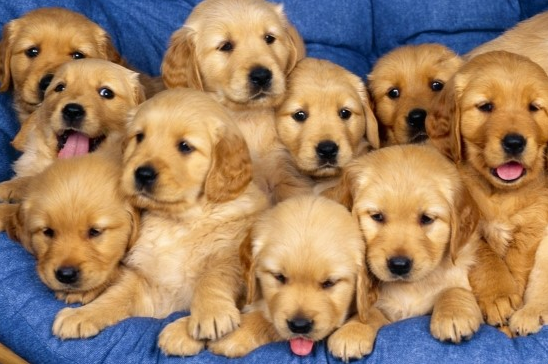
#> input picture images/dog.bmp, 548 x 364 px
$ python 4_imginfo.py
#> lines starting #> are read from the running program, lines starting #| are printed output that depends on the picture
import cv2
import numpy as np

img_gray = cv2.imread('./images/dog.bmp', cv2.IMREAD_GRAYSCALE)
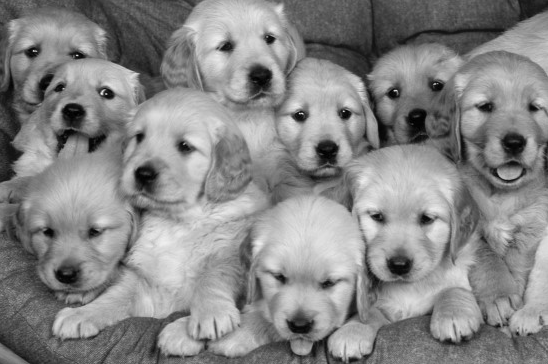
#> img_gray: shape (364, 548); min 0, max 243, mean 134.7
print('img_gray type: ', type(img_gray))
#| img_gray type:  <class 'numpy.ndarray'>
print('img_gray shape: ', img_gray.shape) # 세로, 가로
#| img_gray shape:  (364, 548)
print('img_gray dtype: ', img_gray.dtype)
#| img_gray dtype:  uint8

img_color = cv2.imread('./images/dog.bmp')
#> img_color is the input picture: shape (364, 548, 3); mean B, G, R 100.4, 128.9, 159
print('img_color type: ', type(img_color))
#| img_color type:  <class 'numpy.ndarray'>
print('img_color shape: ', img_color.shape) # 세로, 가로, 색상
#| img_color shape:  (364, 548, 3)
print('img_color dtype: ', img_color.dtype)
#| img_color dtype:  uint8

h, w = img_color.shape[:2]
#> h = 364; w = 548
print(f'이미지 사이즈: {w} * {h}')
#| 이미지 사이즈: 548 * 364
if len(img_color.shape) == 3:
    print('컬러 영상')
elif len(img_color.shape) == 2:
    print('그레이스케일 영상')
img1 = np.zeros((240, 320, 3), dtype=np.uint8)
img2 = np.empty((240, 320), dtype=np.uint8)
img3 = np.ones((240, 320), dtype=np.uint8) * 120
img4 = np.full((240, 320, 3), (255, 102, 255), dtype=np.uint8)

# for x in range(h):
#     for y in range(w):
#         img_color[x, y] = (255, 102, 255)

img1[:, :] = (255, 102, 255)
cv2.imshow('img_color', img_color)
cv2.imshow('img1', img1)
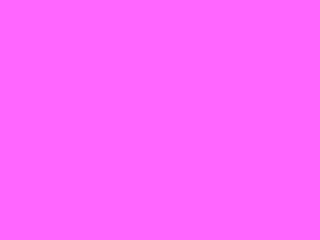
#> window 'img1': shape (240, 320, 3); mean B, G, R 255, 102, 255
cv2.imshow('img2', img2)
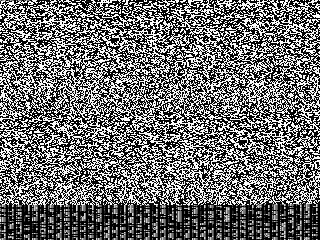
#> window 'img2': shape (240, 320); min 0, max 255, mean 110.9
cv2.imshow('img3', img3)
cv2.imshow('img4', img4)


while True:
    keyvalue = cv2.waitKey()
#> (key Esc is pressed here)
    if keyvalue == ord('i') or keyvalue == ord('I'): # 아스키 코드로 변환
        img_color = ~img_color # 컬러 반전
        cv2.imshow('img_color', img_color)
    elif keyvalue == 27: # esc 버튼
        break

$ run again, with images/field.bmp copied over images/dog.bmp
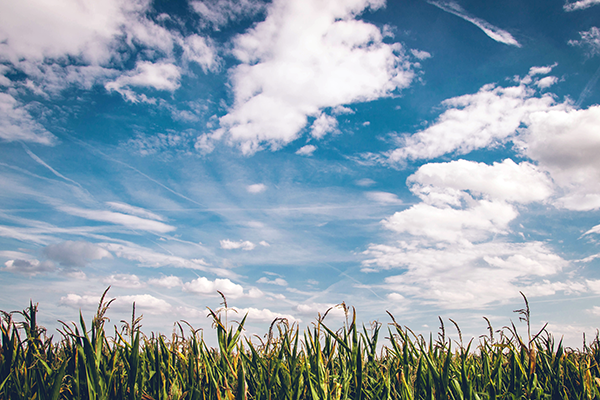
#> input picture images/field.bmp, 600 x 400 px
#> `img_gray = cv2.imread('./images/dog.bmp', cv2.IMREAD_GRAYSCALE)`:
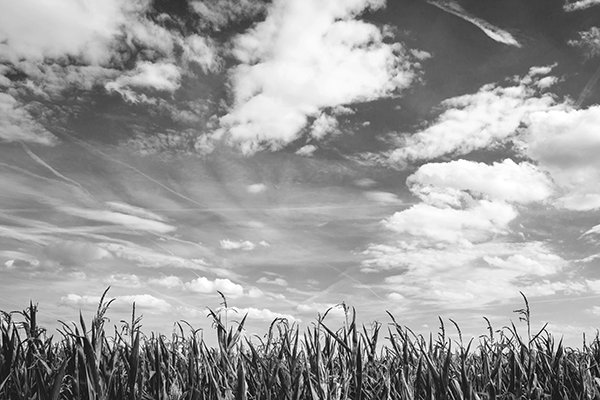
#> img_gray: shape (400, 600); min 0, max 255, mean 156.2
#| img_gray type:  <class 'numpy.ndarray'>
#| img_gray shape:  (400, 600)
#| img_gray dtype:  uint8
#> img_color is the input picture: shape (400, 600, 3); mean B, G, R 173.2, 160.3, 141.8
#| img_color type:  <class 'numpy.ndarray'>
#| img_color shape:  (400, 600, 3)
#| img_color dtype:  uint8
#| 이미지 사이즈: 600 * 400
#> `cv2.imshow('img2', img2)`:
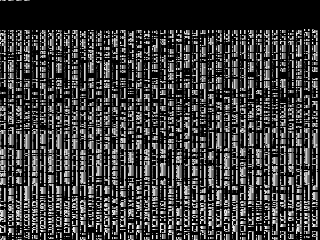
#> window 'img2': shape (240, 320); min 0, max 255, mean 58.6
